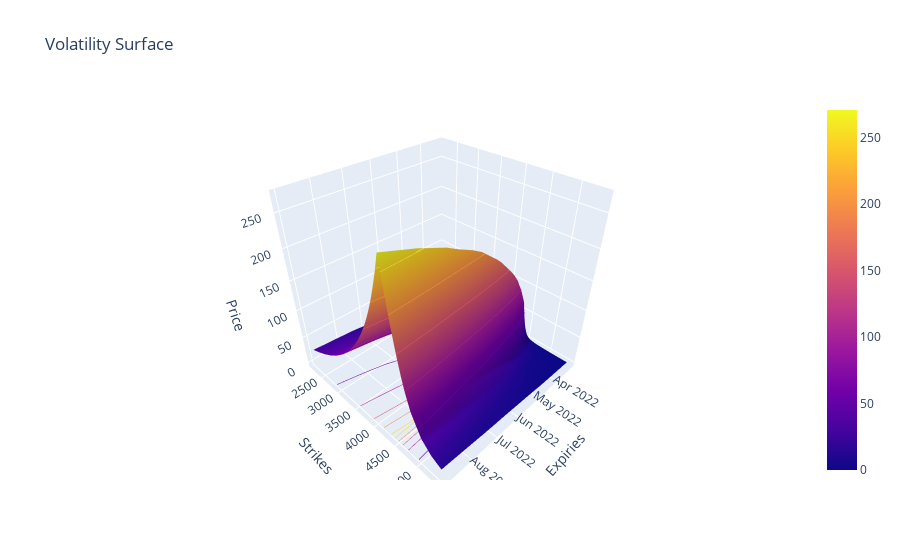
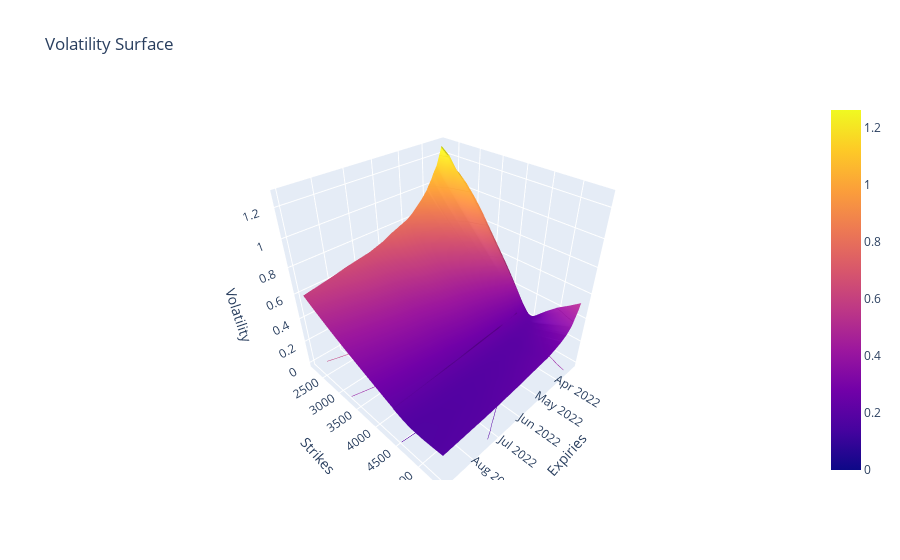

These figures' notebook cell, in order:
### Code cell
nb.plot_surfaces()

### Figure 1 — Plotly figure (JSON) as saved in the notebook; plotly's stock layout.template omitted (floating-point values rounded to 4 significant figures; data arrays with more than 128 entries replaced by an {"elided": "..."} marker saying what was removed)
{"data": [{"contours": {"z": {"highlightcolor": "limegreen", "project": {"z": true}, "show": true, "usecolormap": true}}, "type": "surface", "x": ["2022-03-09", "2022-03-11", "2022-03-18", "2022-03-23", "2022-03-25", "2022-03-30", "2022-03-31", "2022-04-01", "2022-04-08", "2022-04-14", "2022-04-22", "2022-04-29", "2022-05-20", "2022-05-31", "2022-06-17", "2022-06-30", "2022-07-15", "2022-07-29", "2022-08-31"], "y": [2200, 2400, 2600, 2800, 3000, 3200, 3400, 3500, 3600, 3700, 3800, 3850, 3900, 3950, 3975, 4000, 4025, 4040, 4050, 4060, 4070, 4075, 4080, 4090, 4100, 4110, 4120, 4125, 4130, 4140, 4150, 4160, 4170, 4175, 4180, 4190, 4200, 4210, 4220, 4225, 4230, 4240, 4250, 4260, 4270, 4275, 4280, 4290, 4300, 4310, 4320, 4325, 4330, 4340, 4350, 4360, 4370, 4375, 4380, 4390, 4400, 4410, 4420, 4425, 4430, 4440, 4450, 4460, 4470, 4475, 4480, 4490, 4500, 4510, 4525, 4550, 4600, 4650, 4700, 4800, 5000, 5200, 5400], "z": {"elided": "83x19 float values"}}], "layout": {"scene": {"aspectmode": "cube", "xaxis": {"title": {"text": "Expiries"}}, "yaxis": {"title": {"text": "Strikes"}}, "zaxis": {"title": {"text": "Price"}}}, "title": {"text": "Volatility Surface"}}}

### Figure 2 — Plotly figure (JSON) as saved in the notebook; plotly's stock layout.template omitted (floating-point values rounded to 4 significant figures; data arrays with more than 128 entries replaced by an {"elided": "..."} marker saying what was removed)
{"data": [{"contours": {"z": {"highlightcolor": "limegreen", "project": {"z": true}, "show": true, "usecolormap": true}}, "type": "surface", "x": ["2022-03-09", "2022-03-11", "2022-03-18", "2022-03-23", "2022-03-25", "2022-03-30", "2022-03-31", "2022-04-01", "2022-04-08", "2022-04-14", "2022-04-22", "2022-04-29", "2022-05-20", "2022-05-31", "2022-06-17", "2022-06-30", "2022-07-15", "2022-07-29", "2022-08-31"], "y": [2200, 2400, 2600, 2800, 3000, 3200, 3400, 3500, 3600, 3700, 3800, 3850, 3900, 3950, 3975, 4000, 4025, 4040, 4050, 4060, 4070, 4075, 4080, 4090, 4100, 4110, 4120, 4125, 4130, 4140, 4150, 4160, 4170, 4175, 4180, 4190, 4200, 4210, 4220, 4225, 4230, 4240, 4250, 4260, 4270, 4275, 4280, 4290, 4300, 4310, 4320, 4325, 4330, 4340, 4350, 4360, 4370, 4375, 4380, 4390, 4400, 4410, 4420, 4425, 4430, 4440, 4450, 4460, 4470, 4475, 4480, 4490, 4500, 4510, 4525, 4550, 4600, 4650, 4700, 4800, 5000, 5200, 5400], "z": {"elided": "83x19 float values"}}], "layout": {"scene": {"aspectmode": "cube", "xaxis": {"title": {"text": "Expiries"}}, "yaxis": {"title": {"text": "Strikes"}}, "zaxis": {"title": {"text": "Volatility"}}}, "title": {"text": "Volatility Surface"}}}
